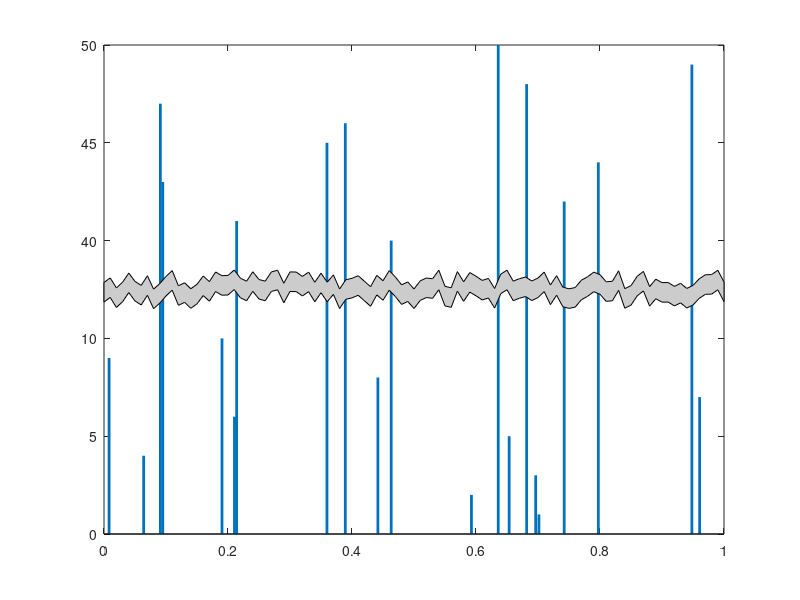

The MATLAB script that drew this image:
function h=BreakPlot(x,y,y_break_start,y_break_end,break_type)
% BreakPlot(x,y,y_break_start,y_break_end,break_type)
% Produces a plot who's y-axis skips to avoid unecessary blank space
% 
% INPUT
% x
% y
% y_break_start
% y_break_end
% break_type
%    if break_type='RPatch' the plot will look torn
%       in the broken space
%    if break_type='Patch' the plot will have a more
%       regular, zig-zag tear
%    if break_plot='Line' the plot will merely have
%       some hash marks on the y-axis to denote the
%       break
%
% USAGE:
% figure;
% BreakPlot(rand(1,21),[1:10,40:50],10,40,'Line');
% figure;
% BreakPlot(rand(1,21),[1:10,40:50],10,40,'Patch');
% figure;
% BreakPlot(rand(1,21),[1:10,40:50],10,40,'RPatch');
% figure;
% x=rand(1,21);y=[1:10,40:50];
% subplot(2,1,1);plot(x(y>=40),y(y>=40),'.');
% set(gca,'XTickLabel',[]);
% subplot(2,1,2);plot(x(y<=20),y(y<=20),'.');
%
% IT'S NOT FANCY, BUT IT WORKS.

% Michael Robbins
% robbins@bloomberg.net
% michael.robbins@bloomberg.net

% data
if nargin<5 break_type='RPatch'; end;
if nargin<4 y_break_end=40; end;
if nargin<3 y_break_start=10; end;
if nargin<2 y=[1:10,40:50]; end;
if nargin<1 x=rand(1,21); end;


y_break_mid=(y_break_end-y_break_start)./2+y_break_start;

% erase useless data
x(y>y_break_start & y <y_break_end)=[];
y(y>y_break_start & y <y_break_end)=[];

% leave room for the y_break_end
[junk,i]=min(y>=y_break_end);
if i>y_break_end
    x=[x(1:i-1) NaN x(i:end)];
    y=[y(1:i-1) y_break_mid y(i:end)];
end;

% remap
y2=y;
y2(y2>=y_break_end)=y2(y2>=y_break_end)-y_break_mid;

% plot
h=stem(x,y2,'Marker','none','LineWidth',2);

% make break
xlim=get(gca,'xlim');
ytick=get(gca,'YTick');
[junk,i]=min(ytick<=y_break_start);
y=(ytick(i)-ytick(i-1))./2+ytick(i-1);
dy=(ytick(2)-ytick(1))./10;
xtick=get(gca,'XTick');
x=xtick(1);
dx=(xtick(2)-xtick(1))./2;

switch break_type
    case 'Patch',
		% this can be vectorized
        dx=(xlim(2)-xlim(1))./10;
        yy=repmat([y-2.*dy y-dy],1,6);
        xx=xlim(1)+dx.*[0:11];
		patch([xx(:);flipud(xx(:))], ...
            [yy(:);flipud(yy(:)-2.*dy)], ...
            [.8 .8 .8])
    case 'RPatch',
		% this can be vectorized
        dx=(xlim(2)-xlim(1))./100;
        yy=y+rand(101,1).*2.*dy;
        xx=xlim(1)+dx.*(0:100);
		patch([xx(:);flipud(xx(:))], ...
            [yy(:);flipud(yy(:)-2.*dy)], ...
            [.8 .8 .8])
    case 'Line',
		line([x-dx x   ],[y-2.*dy y-dy   ]);
		line([x    x+dx],[y+dy    y+2.*dy]);
		line([x-dx x   ],[y-3.*dy y-2.*dy]);
		line([x    x+dx],[y+2.*dy y+3.*dy]);
end;
set(gca,'xlim',xlim);

% map back
ytick(ytick>y_break_start)=ytick(ytick>y_break_start)+y_break_mid;
for i=1:length(ytick)
   yticklabel{i}=sprintf('%d',ytick(i));
end;
set(gca,'yticklabel',yticklabel);

